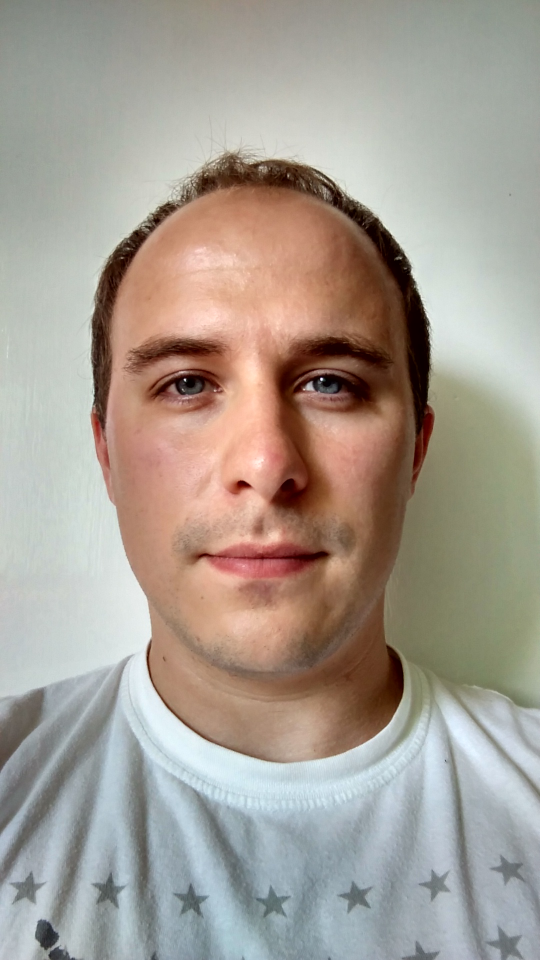
#> input picture image-recognition/image.png, 1080 x 1920 px (shown at 1/2 size)
$ python single-image.py
#> lines starting #> are read from the running program, lines starting #| are printed output that depends on the picture
import numpy as np
from matplotlib import pyplot as plt
import cv2

img = cv2.imread('image.png',cv2.IMREAD_GRAYSCALE)
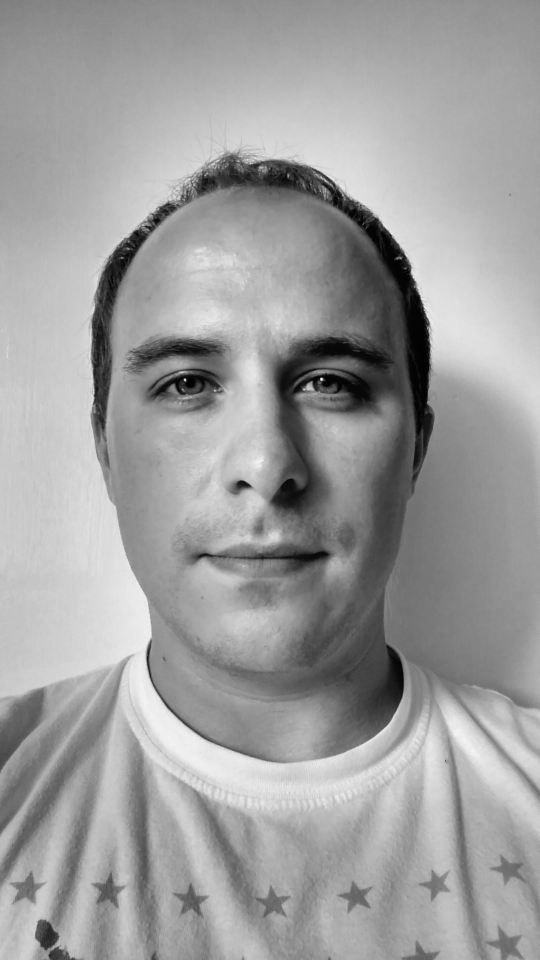
#> img: shape (1920, 1080) (shown at 1/2 size); min 0, max 254, mean 158

plt.imshow(img,cmap = 'gray',interpolation='bicubic')
plt.xticks([]), plt.yticks([])
plt.plot([200,300,400],[100,200,300],'c',linewidth=5)
plt.show()
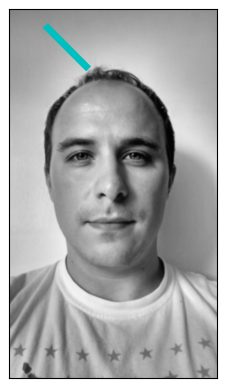
#> figure drawn by matplotlib, 1 panel

cv2.imwrite('MyIDgray.png',img)
